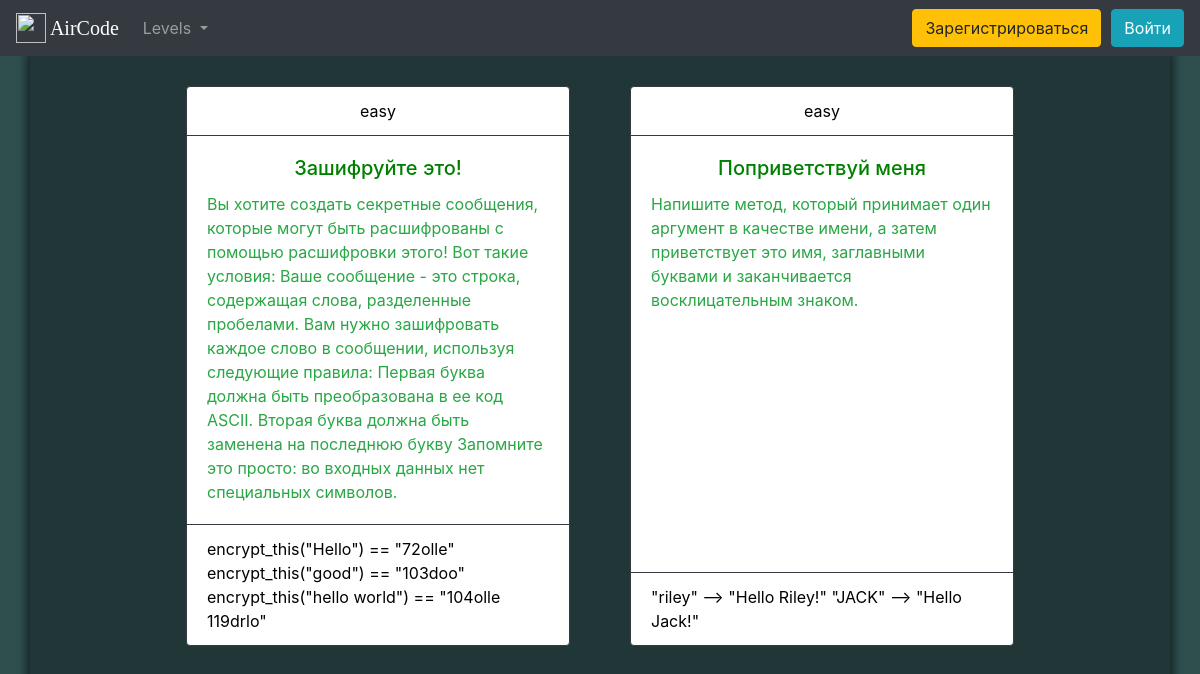
The app's page /easy/ with its own data.
### main/models.py (models this page shows, shortened)
class Task(models.Model):
    article = models.CharField("Название", max_length=120)
    lvl = models.ForeignKey(
        Category, on_delete=models.CASCADE, related_name="postcategory"
    )
    textarea = models.TextField(max_length=5600)
    examples = models.TextField("Примеры", max_length=2000)
    post_date = models.DateField("Date", default=datetime.date.today)
    tests = models.ForeignKey(
        Test,
        on_delete=models.CASCADE,
        related_name="Тесты",
        blank=True,
        null=True,
        default=None,
    )
    solution = models.TextField(max_length=5600, default="")

class Category(models.Model):
    name = models.CharField(max_length=40)
    def __str__(self):
        return self.name

### main/views.py (the view)
# urls.py: path("easy/", posts_easy, name="easy"),
def posts_easy(request):
    post = Task.objects.filter(lvl__name="easy")
    context = {
        "post": post,
    }
    return render(request, "main/easy.html", context)

### main/context_processors.py (called while the page is built)
def add_variable_to_context(request):
    if request.user.is_authenticated:
        username = User.objects.get(pk=request.user.id).username
        exp = User.objects.get(pk=request.user.id).profile.progress
        return {"username": username, "exp": exp}
    return {}

### main/templates/main/easy.html
{% extends 'main/base.html' %}
{% load static %}
{% block content %}
<div class="container-fluid" style="background-color: darkslategray">
    <div class="container justify-content-center home-page-mid-bar">
        <div class="container justify-content-between">
            <div class="row justify-content-center">
                {% for item in post %}
                <div class="card border-dark mb-3" style="max-width: 24rem; margin: 30px">
                <div class="card-header bg-transparent border-dark" style="text-align: center;color: black;">{{item.lvl}}</div>
                <div class="card-body text-success">
  	                <a style="color:green;" href="{% url 'task_template' item.pk%}"><h5 class="card-title" style="text-align: center;">{{item.article}}</h5></a>
                    <p class="card-text">{{item.textarea|safe}}</p>
                </div>
                <div style="color: black;" class="card-footer bg-transparent border-dark">{{item.examples|safe}}</div>
                </div>
                {%endfor%}
        </div>
    </div>
</div>
</div>
{% endblock %}

### main/templates/main/base.html (shortened to what this page needs)
<!doctype html>
{% load static %}
<html lang="en">
  <head>
    <link rel="stylesheet" href="https://stackpath.bootstrapcdn.com/bootstrap/4.4.1/css/bootstrap.min.css">
    <link rel="stylesheet" href="{% static 'main/style.css' %}">
    <link rel="stylesheet" href="{% static 'main/themes/css/monokai.css' %}">
  </head>
  <body>
    <nav class="navbar navbar-expand-lg navbar-dark bg-dark">
      <a style="
    font-family: cursive;" class="navbar-brand" href="{% url 'home'%}"><img src="https://image.flaticon.com/icons/svg/2809/2809495.svg" width="30" height="30" class="d-inline-block align-top" alt="">
    AirCode</a>
  <div class="collapse navbar-collapse" id="navbarSupportedContent">
    <ul class="navbar-nav mr-auto">
      <li class="nav-item dropdown">
        <a class="nav-link dropdown-toggle" href="#" id="navbarDropdown" role="button" data-toggle="dropdown" aria-haspopup="true" aria-expanded="false">
          Levels
        </a>
      </li>
    </ul>
      {% if user.is_authenticated %}
            <span class="pr-1">
                <p class="my-2 my-sm-0 text-warning">{{exp}} exp</p>
            </span>
            <span>
                <a class="btn btn-warning my-2 my-sm-0" href="{% url 'user' %}">{{username}}</a>
            </span>
      {% else %}
            <span>
                <a class="btn btn-warning my-2 my-sm-0" href="{% url 'register' %}">      Зарегистрироваться</a>
            </span>
            <span>
                <a style="margin-left: 10px;" class="btn btn-info my-2 my-sm-0" href="{% url 'login' %}">Войти</a>
            </span>
      {% endif %}
  </div>
</nav>
  {% block content %}
  {% endblock %}
  </body>
</html>

### main/static/main/style.css (style rules this page uses)
.home-page-mid-bar { background-color: rgba(0, 0, 0, 0.3); color: white; box-shadow: 0 0 8px 4px rgba(0, 0, 0, 0.5); min-height: 1000px; }
body > div > div > div > div > div { -webkit-transition: all 0.3s ease; -moz-transition: all 0.3s ease; -o-transition: all 0.3s ease; transition: all 0.3s ease; }

### records on screen
Task: lvl "easy", article "Зашифруйте это!", textarea "Вы хотите создать секретные сообщения, которые могут быть расшифрованы с помощью расшифровки этого! Вот такие условия: Ваше сообщение - это строка, содержащая слова, разделенные пробелами. Вам нужно зашифровать каждое слово в сообщении, используя следующие правила: Первая буква должна быть преобразована в ее код ASCII. Вторая буква должна быть заменена на последнюю букву Запомните это просто: во входных данных нет специальных символов.", examples "encrypt_this(\"Hello\") == \"72olle\" encrypt_this(\"good\") == \"103doo\" encrypt_this(\"hello world\") == \"104olle 119drlo\""
Task: lvl "easy", article "Поприветствуй меня", textarea "Напишите метод, который принимает один аргумент в качестве имени, а затем приветствует это имя, заглавными буквами и заканчивается восклицательным знаком.", examples "\"riley\" --> \"Hello Riley!\" \"JACK\" --> \"Hello Jack!\""
